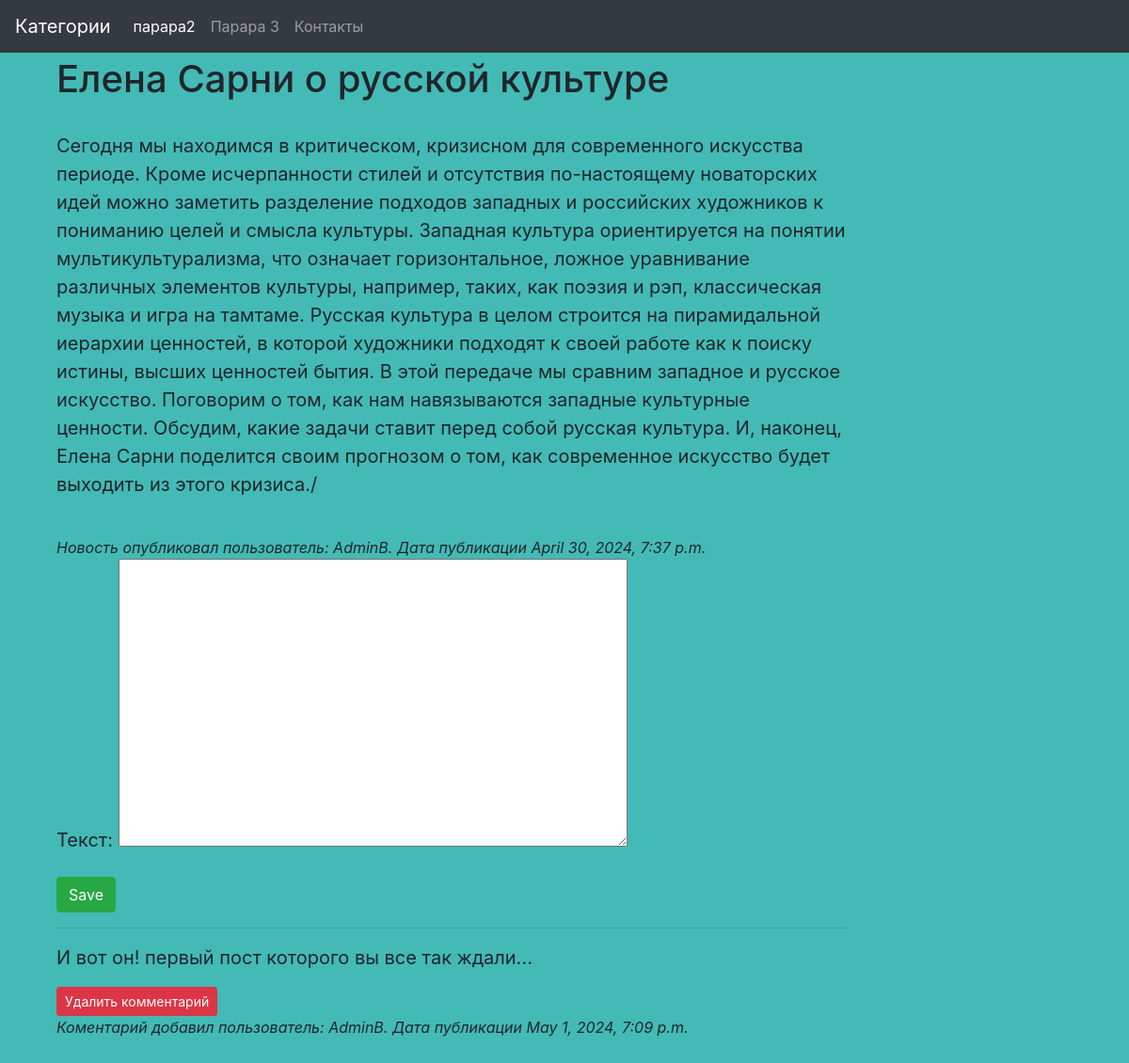
Page /single_post/1 on the committed database.
### blog/models.py (models this page shows, shortened)
class Posts(models.Model):
    text = models.TextField(verbose_name="Текст")
    summary = models.CharField(max_length=200, default="")
    title = models.CharField(verbose_name="Заголовок", max_length=255)
    author = models.ForeignKey(User, verbose_name="Автор", on_delete=models.CASCADE, default=User)
    update_date = models.DateTimeField(verbose_name="Дата обновления", auto_now=True)
    published = models.BooleanField(verbose_name="Публикация", default=False)
    category = models.ForeignKey(Category, verbose_name="Категории", on_delete=models.CASCADE)
    image = models.ImageField(verbose_name="Изображения", upload_to='blog/%Y/%m/%d/', height_field=300, width_field=300, null=True, blank=True)
    slug = models.SlugField(verbose_name='Слаг')
    class Meta:
        verbose_name = "Пост/Новость"
        verbose_name_plural = "Посты/Новости"

class Comments(models.Model):
    author = models.ForeignKey(User, verbose_name="Автор", on_delete=models.CASCADE)
    post = models.ForeignKey(Posts, verbose_name="Пост/Новость", on_delete=models.CASCADE)
    text = models.TextField(verbose_name="Текст")
    created_date = models.DateTimeField(verbose_name="Дата добавления коментария", auto_now_add=True)
    class Meta:
         verbose_name = "Коментарий"
         verbose_name_plural = "Коментарии"

### blog/views.py (the view)
# urls.py: path('single_post/<int:post_id>',views.show_single_post, name='show_single_post'),
def show_single_post(request, post_id):
    single_post = Posts.objects.get(pk=post_id)
    comments = Comments.objects.filter(post__id=post_id)
    if request.method == "POST":
        form = CommentForm(request.POST)
        if form.is_valid():
            post = form.save(commit=False)
            post.post = single_post
            post.author = request.user
            post.save()
        return redirect('blog:show_single_post', post_id=post_id)
    else:
        form = CommentForm
    content = {
        "form": form,
        "single_post": single_post,
        "comments": comments,
    }
    return render(request, "blog/single_post.html", content)

### blog/templates/blog/single_post.html (shortened to what this page needs)
{% extends "base.html" %}
{% block content %}
    <div>
        <h1>{{single_post.title}}</h1>
        <br>
        <div>
            <p>{{single_post.text}}/<p>
        </div>
        <br>
        <a><i> Новость опубликовал пользователь: {{single_post.author}}. Дата публикации {{single_post.update_date}}  </i></a>
    </div>
    <div>
        <form method="POST" class="post-form">
            {{ form.as_p }}
            <button type="submit" class="btn btn-success ">Save</button>
        </form>
    </div>
    <div>
        {% for comment in comments %}
        <hr>
        <td>
            <p> {{comment.text}} </p>
            <button class="btn btn-danger custom-btn btn-sm" onclick= "location.href='{% url 'blog:del_comment' comment.id %}'">Удалить комментарий</button></td>
            <br>
            <a><i> Коментарий добавил пользователь: {{comment.author}}. Дата публикации {{comment.created_date}}  </i></a>
        {% endfor %}
    </div>
{% endblock content %}

### static/blog/main.css (style rules this page uses)
body { background: rgba(33, 174, 169, 0.844); max-width: 80%; word-wrap: break-word; padding: 5%; }
a { color: rgb(53, 67, 108); }
p { font-size: 20px; }

### rows in the picture
Posts: title "Елена Сарни о русской культуре", text "Сегодня мы находимся в критическом, кризисном для современного искусства периоде. Кроме исчерпанности стилей и отсутствия по-настоящему новаторских идей можно заметить разделение подходов западных и российских художников к пониманию целей и смысла культуры. Западная культура ориентируется на понятии мультикультурализма, что означает горизонтальное, ложное уравнивание различных элементов культуры, например, таких, как поэзия и рэп, классическая музыка и игра на тамтаме. Русская культура в целом строится на пирамидальной иерархии ценностей, в которой художники подходят к своей работе как к поиску истины, высших ценностей бытия. В этой передаче мы сравним западное и русское искусство.…", author "AdminB", update_date "April 30, 2024, 7:37 p.m."
Comments: text "И вот он! первый пост которого вы все так ждали...", author "AdminB", created_date "May 1, 2024, 7:09 p.m."
